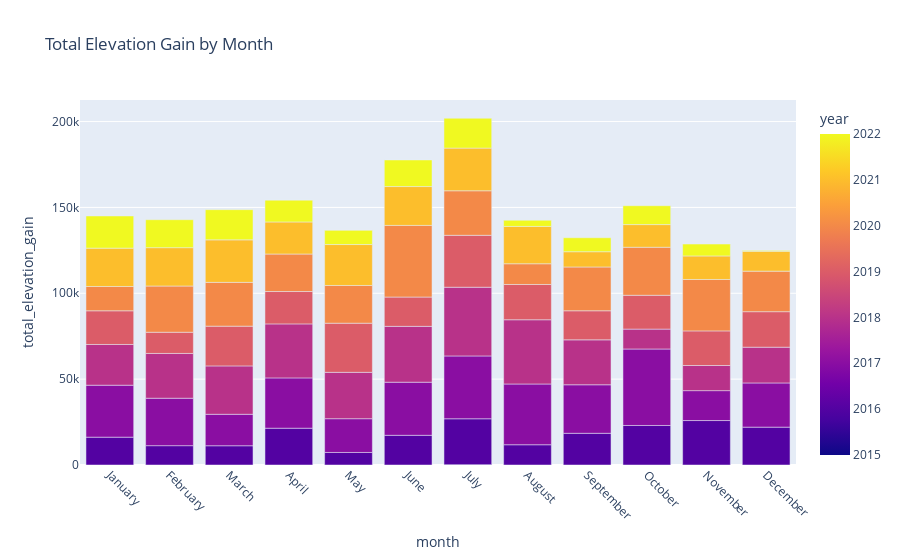

The notebook cell this image was saved under:
### Code cell
# Trending Elevation Gain
gain_x_month_area = px.bar(elevation_trend_grouping, 
                           x="month", 
                           y="total_elevation_gain", 
                           title='Total Elevation Gain by Month', 
                           color='year',
                           category_orders={"month": ["January", "February", "March", "April", "May", "June", "July", "August", "September", "October", "November", "December"]},   
                          )

gain_x_month_area.update_layout(xaxis_tickangle=45)

gain_x_month_area.show()

### Figure 1 — Plotly figure (JSON) as saved in the notebook; plotly's stock layout.template omitted (floating-point values rounded to 4 significant figures)
{"data": [{"alignmentgroup": "True", "hovertemplate": "month=%{x}<br>total_elevation_gain=%{y}<br>year=%{marker.color}<extra></extra>", "legendgroup": "", "marker": {"color": [2016, 2017, 2018, 2019, 2020, 2021, 2022, 2016, 2017, 2018, 2019, 2020, 2021, 2022, 2016, 2017, 2018, 2019, 2020, 2021, 2022, 2016, 2017, 2018, 2019, 2020, 2021, 2022, 2016, 2017, 2018, 2019, 2020, 2021, 2022, 2015, 2016, 2017, 2018, 2019, 2020, 2021, 2022, 2016, 2017, 2018, 2019, 2020, 2021, 2022, 2016, 2017, 2018, 2019, 2020, 2021, 2022, 2016, 2017, 2018, 2019, 2020, 2021, 2022, 2016, 2017, 2018, 2019, 2020, 2021, 2022, 2016, 2017, 2018, 2019, 2020, 2021, 2022, 2016, 2017, 2018, 2019, 2020, 2021, 2022], "coloraxis": "coloraxis", "pattern": {"shape": ""}}, "name": "", "offsetgroup": "", "orientation": "v", "showlegend": false, "textposition": "auto", "type": "bar", "x": ["April", "April", "April", "April", "April", "April", "April", "August", "August", "August", "August", "August", "August", "August", "December", "December", "December", "December", "December", "December", "December", "February", "February", "February", "February", "February", "February", "February", "January", "January", "January", "January", "January", "January", "January", "July", "July", "July", "July", "July", "July", "July", "July", "June", "June", "June", "June", "June", "June", "June", "March", "March", "March", "March", "March", "March", "March", "May", "May", "May", "May", "May", "May", "May", "November", "November", "November", "November", "November", "November", "November", "October", "October", "October", "October", "October", "October", "October", "September", "September", "September", "September", "September", "September", "September"], "xaxis": "x", "y": [21430.0, 29290.0, 31460.0, 18840.0, 21830.0, 18680.0, 12710.0, 11800.0, 35370.0, 37410.0, 20530.0, 12080.0, 21740.0, 3589.0, 22040.0, 25730.0, 20820.0, 20680.0, 23600.0, 11540.0, 561.0, 11260.0, 27620.0, 26080.0, 12350.0, 26910.0, 22330.0, 16280.0, 16210.0, 30270.0, 23710.0, 19610.0, 14160.0, 22330.0, 18720.0, 205.1, 26710.0, 36580.0, 40020.0, 30240.0, 25930.0, 24850.0, 17380.0, 17290.0, 30930.0, 32520.0, 17070.0, 41720.0, 22610.0, 15500.0, 11220.0, 18310.0, 28180.0, 23150.0, 25500.0, 24750.0, 17590.0, 7300.0, 19670.0, 27000.0, 28620.0, 21960.0, 23850.0, 8249.0, 25890.0, 17420.0, 14630.0, 20170.0, 29940.0, 13700.0, 6913.0, 23010.0, 44540.0, 11590.0, 19700.0, 27960.0, 13200.0, 10990.0, 18470.0, 28250.0, 26160.0, 16930.0, 25500.0, 8891.0, 8130.0], "yaxis": "y"}], "layout": {"barmode": "relative", "coloraxis": {"colorbar": {"title": {"text": "year"}}, "colorscale": [[0, "#0d0887"], [0.1111, "#46039f"], [0.2222, "#7201a8"], [0.3333, "#9c179e"], [0.4444, "#bd3786"], [0.5556, "#d8576b"], [0.6667, "#ed7953"], [0.7778, "#fb9f3a"], [0.8889, "#fdca26"], [1, "#f0f921"]]}, "legend": {"tracegroupgap": 0}, "title": {"text": "Total Elevation Gain by Month"}, "xaxis": {"anchor": "y", "categoryarray": ["January", "February", "March", "April", "May", "June", "July", "August", "September", "October", "November", "December"], "categoryorder": "array", "domain": [0, 1], "tickangle": 45, "title": {"text": "month"}}, "yaxis": {"anchor": "x", "domain": [0, 1], "title": {"text": "total_elevation_gain"}}}}
